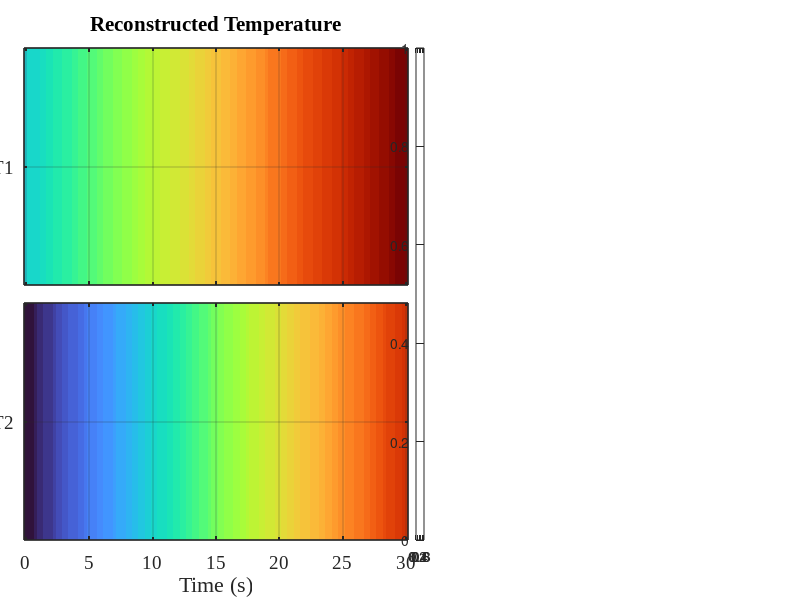

Reproduce this figure in MATLAB. (Note: this script raises an error after producing the figure.)
clc; clear; close all;

%dados
% =========================================================
T1 = [23.12, 23.17, 23.19, 23.21, 23.23, 23.25, 23.27, 23.29, 23.31, 23.40, 23.42, 23.44, 23.46, 23.48, 23.51, 23.53, 23.57, 23.61, 23.63, 23.65, 23.68, 23.70, 23.72, 23.74, 23.76, 23.78, 23.80, 23.82, 23.85, 23.87, 23.91, 23.93, 23.95, 23.97, 23.99, 24.02, 24.04, 24.08, 24.10, 24.12, 24.14, 24.16, 24.19, 24.21, 24.23, 24.25, 24.29, 24.31, 24.33, 24.36, 24.38, 24.40, 24.42, 24.44, 24.46, 24.48, 24.50, 24.55, 24.59, 24.61, 24.63, 24.65, 24.67, 24.70, 24.72, 24.74, 24.76, 24.78, 24.82, 24.84, 24.87, 24.89, 24.91, 24.93, 24.95, 24.97, 24.99, 25.01, 25.04, 25.06, 25.08, 25.12, 25.14, 25.16, 25.18, 25.21, 25.23, 25.25, 25.27, 25.29, 25.31, 25.33, 25.36, 25.38, 25.40, 25.42, 25.44, 25.46, 25.48, 25.52, 25.55, 25.59, 25.63, 25.65, 25.67, 25.70, 25.74, 25.78, 25.80, 25.82, 25.84, 25.87, 25.89, 25.91, 25.95, 25.97, 25.99, 26.02, 26.04, 26.06, 26.08];

T2 = [22.00, 22.03, 22.06, 22.09, 22.12, 22.15, 22.18, 22.21, 22.24, 22.27, 22.30, 22.33, 22.36, 22.39, 22.42, 22.45, 22.48, 22.51, 22.54, 22.57, 22.60, 22.63, 22.66, 22.69, 22.72, 22.75, 22.78, 22.81, 22.84, 22.87, 22.90, 22.93, 22.96, 22.99, 23.02, 23.05, 23.08, 23.11, 23.14, 23.17, 23.20, 23.23, 23.26, 23.29, 23.32, 23.35, 23.38, 23.41, 23.44, 23.47, 23.50, 23.53, 23.56, 23.59, 23.62, 23.65, 23.68, 23.71, 23.74, 23.77, 23.80, 23.83, 23.86, 23.89, 23.92, 23.95, 23.98, 24.01, 24.04, 24.07, 24.10, 24.13, 24.16, 24.19, 24.22, 24.25, 24.28, 24.31, 24.34, 24.37, 24.40, 24.43, 24.46, 24.49, 24.52, 24.55, 24.58, 24.61, 24.64, 24.67, 24.70, 24.71, 24.73, 24.76, 24.79, 24.82, 24.85, 24.88, 24.91, 24.94, 24.97, 25.00, 25.02, 25.03, 25.06, 25.08, 25.09, 25.12, 25.15, 25.18, 25.21, 25.24, 25.27, 25.30, 25.33, 25.36, 25.39, 25.42, 25.45, 25.48, 25.51];

T3 = [22.70, 22.71, 22.72, 22.74, 22.76, 22.78, 22.80, 22.81, 22.82, 22.84, 22.86, 22.88, 22.90, 22.91, 22.92, 22.94, 22.96, 22.98, 23.00, 23.02, 23.03, 23.04, 23.06, 23.08, 23.10, 23.12, 23.14, 23.16, 23.18, 23.20, 23.22, 23.24, 23.26, 23.28, 23.30, 23.32, 23.34, 23.36, 23.38, 23.40, 23.42, 23.44, 23.46, 23.48, 23.50, 23.52, 23.54, 23.56, 23.58, 23.60, 23.62, 23.64, 23.66, 23.68, 23.70, 23.72, 23.74, 23.76, 23.78, 23.80, 23.82, 23.84, 23.86, 23.88, 23.90, 23.92, 23.94, 23.96, 23.98, 24.00, 24.02, 24.04, 24.06, 24.08, 24.10, 24.12, 24.14, 24.16, 24.18, 24.20, 24.22, 24.24, 24.26, 24.28, 24.30, 24.32, 24.34, 24.36, 24.38, 24.40, 24.42, 24.44, 24.46, 24.48, 24.50, 24.52, 24.54, 24.56, 24.58, 24.60, 24.62, 24.64, 24.66, 24.68, 24.70, 24.72, 24.73, 24.74, 24.76, 24.78, 24.80, 24.82, 24.84, 24.85, 24.86, 24.88, 24.90, 24.92, 24.94, 24.96, 24.98];


N = min([numel(T1), numel(T2), numel(T3)]);
T1 = T1(1:N); T2 = T2(1:N); T3 = T3(1:N);

%ruido
% =========================================================
sigma = 0.01;
T1_noise = T1 + sigma*randn(size(T1));
T2_noise = T2 + sigma*randn(size(T2));
T3_noise = T3 + sigma*randn(size(T3));
%matriz de dados
X = [T1_noise; T2_noise; T3_noise];


%svd
% =========================================================
[U,S,V] = svd(X,'econ');

num_modos_desejado = 2;                       %ajustar quantidade de modos 
num_modos = min(num_modos_desejado, size(U,2));

modes = U(:,1:num_modos);

X_reconstructed = modes * S(1:num_modos,1:num_modos) * V(:,1:num_modos)';



%plots
% =========================================================

%estilo
fontNm  = 'Times New Roman';
fsTitle = 18;
fsLab   = 16;
fsTick  = 14;

%vetor t
t = linspace(0, 30, size(X_reconstructed,2));

K = min(3, num_modos);

%p aumentar
fig = figure('Color','w','Units','centimeters','Position',[2 2 46 16]);


bottom = 0.10;
top    = 0.92;
height = top - bottom;

Lx = 0.03;  Lw = 0.48;   
Rx = 0.54;  Rw = 0.38;   


gapLR = 0.01;
Cx = Lx + Lw + gapLR;
rightLimit = Rx - 0.01;
Cw = max(0.010, rightLimit - Cx);


gap = 0.03;
h_each = (height - (K-1)*gap)/K;
clim = [min(X_reconstructed(:)) max(X_reconstructed(:))];

%esquerda o campo de temperatua
for i = 1:K
    y_i = bottom + (K-i)*(h_each + gap);

    axT = axes('Parent',fig,'Position',[Lx y_i Lw h_each]);
    imagesc(axT, t, 1, X_reconstructed(i,:));
    set(axT,'YDir','normal');
    colormap(axT, turbo);
    caxis(axT, clim);
    grid(axT,'on');

    if i == 1
        title(axT,'Reconstructed Temperature', 'FontSize',fsTitle,'FontName',fontNm);
    end

    yticks(axT,1);
    yticklabels(axT,{sprintf('T%d',i)});
    set(axT,'FontSize',fsTick,'FontName',fontNm,'LineWidth',1.2);

    if i == K
        xlabel(axT,'Time (s)','FontSize',fsLab,'FontName',fontNm);
    else
        set(axT,'XTickLabel',[]);
    end
end


axCB = axes('Parent',fig,'Position',[Lx bottom Lw height],'Visible','off');
colormap(axCB, turbo);
caxis(axCB, clim);
cb = colorbar(axCB,'Position',[Cx bottom Cw height]);
ylabel(cb,'Temperature (°C)','FontSize',fsLab,'FontName',fontNm);
set(cb,'FontSize',fsTick,'FontName',fontNm);

%esquerda modos
for i = 1:K
    y_i = bottom + (K-i)*(h_each + gap);

    axM = axes('Parent',fig,'Position',[Rx y_i Rw h_each]);
    plot(axM, modes(:,i), 'LineWidth', 2.0);
    grid(axM,'on');

    title(axM, sprintf('Dynamic Mode %d', i), 'FontSize',fsTitle-2,'FontName',fontNm);

    set(axM,'FontSize',fsTick,'FontName',fontNm,'LineWidth',1.2);

    if i == K
        xlabel(axM,'Position Index','FontSize',fsLab,'FontName',fontNm);
    else
        set(axM,'XTickLabel',[]);
    end

    set(axM,'YAxisLocation','right');
    yl = ylabel(axM,'Amplitude','FontSize',fsLab,'FontName',fontNm);
    yl.Units = 'normalized';
    yl.Position(1) = 1.08;  
end





%plot de tudo
% ==========================================================

fontNm  = 'Times New Roman';
fsTitle = 18;
fsLab   = 16;
fsTick  = 14;

t = linspace(0, 30, size(X_reconstructed,2));

K_left = 3;


K_right = num_modos;

%aumentar
fig = figure('Color','w','Units','centimeters','Position',[2 2 46 16]);

bottom = 0.10;
top    = 0.92;
height = top - bottom;

Lx = 0.03;  Lw = 0.48;   
Rx = 0.54;  Rw = 0.38;   
gapLR = 0.01;
Cx = Lx + Lw + gapLR;
rightLimit = Rx - 0.01;
Cw = max(0.010, rightLimit - Cx);


gap = 0.03;

h_left  = (height - (K_left-1)*gap)/K_left;
h_right = (height - (K_right-1)*gap)/K_right;

clim = [min(X_reconstructed(:)) max(X_reconstructed(:))];

%direita temps
% =========================================================
for i = 1:K_left
    y_i = bottom + (K_left-i)*(h_left + gap);

    axT = axes('Parent',fig,'Position',[Lx y_i Lw h_left]);
    imagesc(axT, t, 1, X_reconstructed(i,:));
    set(axT,'YDir','normal');
    colormap(axT, turbo);
    caxis(axT, clim);
    grid(axT,'on');

    if i == 1
        title(axT,'Reconstructed Temperature', ...
            'FontSize',fsTitle,'FontName',fontNm);
    end

    yticks(axT,1);
    yticklabels(axT,{sprintf('T%d',i)});
    set(axT,'FontSize',fsTick,'FontName',fontNm,'LineWidth',1.2);

    if i == K_left
        xlabel(axT,'Time (s)','FontSize',fsLab,'FontName',fontNm);
    else
        set(axT,'XTickLabel',[]);
    end
end


axCB = axes('Parent',fig,'Position',[Lx bottom Lw height],'Visible','off');
colormap(axCB, turbo);
caxis(axCB, clim);
cb = colorbar(axCB,'Position',[Cx bottom Cw height]);
ylabel(cb,'Temperature (°C)','FontSize',fsLab,'FontName',fontNm);
set(cb,'FontSize',fsTick,'FontName',fontNm);

%modos a esquerda
% =========================================================
for i = 1:K_right
    y_i = bottom + (K_right-i)*(h_right + gap);

    axM = axes('Parent',fig,'Position',[Rx y_i Rw h_right]);
    plot(axM, modes(:,i), 'LineWidth', 2.0);
    grid(axM,'on');

    title(axM, sprintf('Dynamic Mode %d', i), ...
        'FontSize',fsTitle-2,'FontName',fontNm);

    set(axM,'FontSize',fsTick,'FontName',fontNm,'LineWidth',1.2);

    if i == K_right
        xlabel(axM,'Position Index','FontSize',fsLab,'FontName',fontNm);
    else
        set(axM,'XTickLabel',[]);
    end

    set(axM,'YAxisLocation','right');
    yl = ylabel(axM,'Amplitude','FontSize',fsLab,'FontName',fontNm);
    yl.Units = 'normalized';
    yl.Position(1) = 1.08;
end
